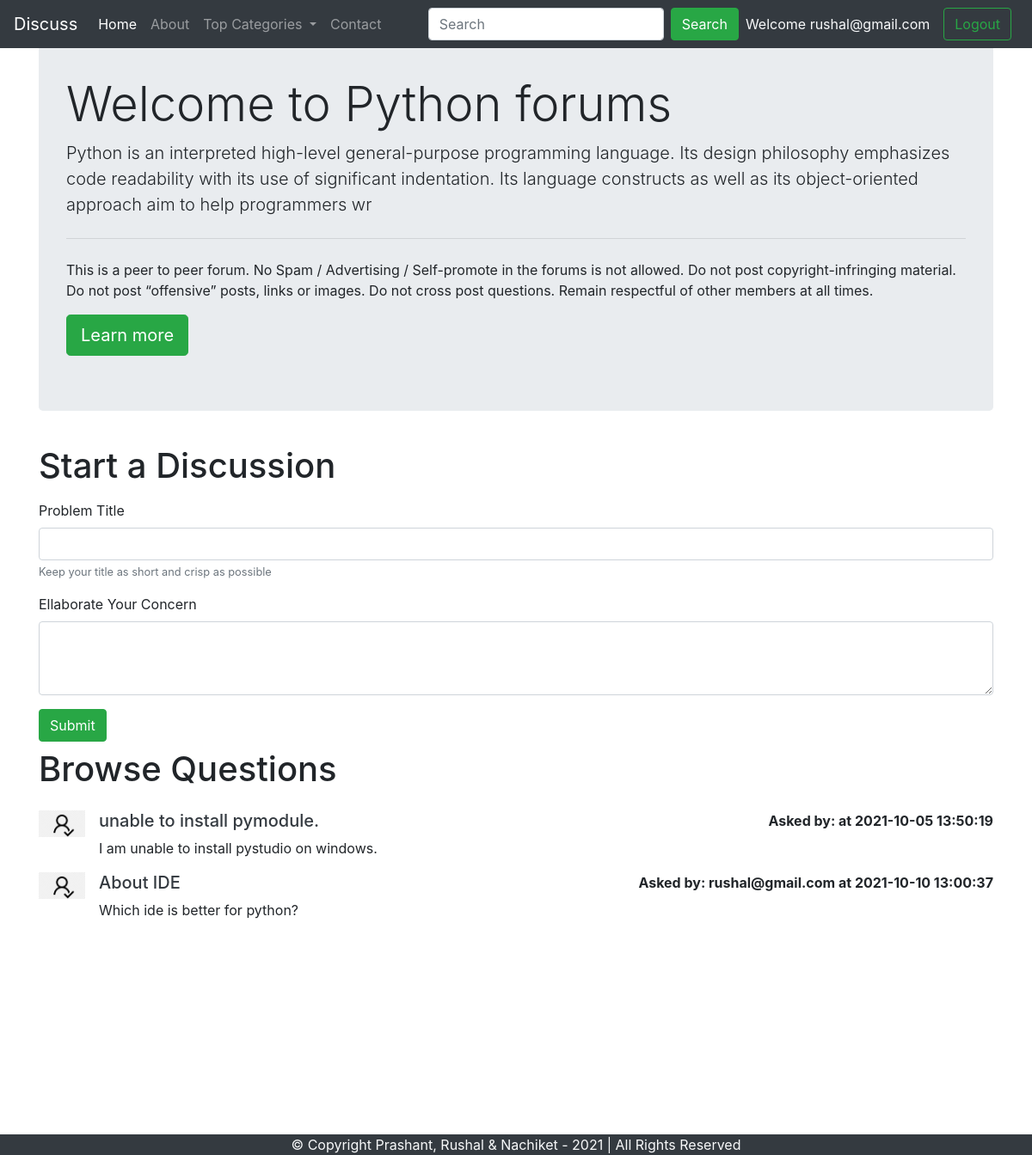
The app's page /threadlist.php?catid=1 (signed in) with its own data.
### tables this page shows
CREATE TABLE `categories` (
  `category_id` int(8) NOT NULL,
  `category_name` varchar(255) NOT NULL,
  `category_description` varchar(255) NOT NULL,
  `created` datetime NOT NULL DEFAULT current_timestamp()
);

CREATE TABLE `threads` (
  `thread_id` int(7) NOT NULL,
  `thread_title` varchar(255) NOT NULL,
  `thread_desc` text NOT NULL,
  `thread_cat_id` int(7) NOT NULL,
  `thread_user_id` int(7) NOT NULL,
  `timestamp` datetime NOT NULL DEFAULT current_timestamp()
);

CREATE TABLE `users` (
  `sno` int(8) NOT NULL,
  `user_email` varchar(255) NOT NULL,
  `user_pass` varchar(255) NOT NULL,
  `timestamp` datetime NOT NULL DEFAULT current_timestamp()
);

### threadlist.php (the view, shortened to what this page needs)
<!doctype html>
<html lang="en">
<head>
    <link rel="stylesheet" href="https://stackpath.bootstrapcdn.com/bootstrap/4.5.0/css/bootstrap.min.css"
>
</head>
<body>
    <?php include 'partials/_dbconnect.php';?>
    <?php include 'partials/_header.php';?>
    <?php
    $id = $_GET['catid'];
    $sql = "SELECT * FROM `categories` WHERE category_id=$id";
    $result = mysqli_query($conn, $sql);
    while($row = mysqli_fetch_assoc($result)){
        $catname = $row['category_name'];
        $catdesc = $row['category_description'];
    }
    ?>
    <div class="container my-4">
        <div class="jumbotron">
            <h1 class="display-4">Welcome to <?php echo $catname;?> forums</h1>
            <p class="lead"> <?php echo $catdesc;?></p>
            <hr class="my-4">
            <p>This is a peer to peer forum. No Spam / Advertising / Self-promote in the forums is not allowed. Do not
                post copyright-infringing material. Do not post “offensive” posts, links or images. Do not cross post
                questions. Remain respectful of other members at all times.</p>
            <a class="btn btn-success btn-lg" href="#" role="button">Learn more</a>
        </div>
    </div>
    <?php
    if(isset($_SESSION['loggedin']) && $_SESSION['loggedin']==true){
    echo '<div class="container">
            <h1 class="py-2">Start a Discussion</h1>
            <form action="'. $_SERVER["REQUEST_URI"] . '" method="post">
                <div class="form-group">
                    <label for="exampleInputEmail1">Problem Title</label>
                    <input type="text" class="form-control" id="title" name="title" aria-describedby="emailHelp">
                    <small id="emailHelp" class="form-text text-muted">Keep your title as short and crisp as
                        possible</small>
                </div>
                <input type="hidden" name="sno" value="'. $_SESSION["sno"]. '">
                <div class="form-group">
                    <label for="exampleFormControlTextarea1">Ellaborate Your Concern</label>
                    <textarea class="form-control" id="desc" name="desc" rows="3"></textarea>
                </div>
                <button type="submit" class="btn btn-success">Submit</button>
            </form>
        </div>';
    }
    ?>
    <div class="container mb-5" id="ques">
        <h1 class="py-2">Browse Questions</h1>
        <?php
    $id = $_GET['catid'];
    $sql = "SELECT * FROM `threads` WHERE thread_cat_id=$id";
    $result = mysqli_query($conn, $sql);
    while($row = mysqli_fetch_assoc($result)){
        $id = $row['thread_id'];
        $title = $row['thread_title'];
        $desc = $row['thread_desc'];
        $thread_time = $row['timestamp'];
        $thread_user_id = $row['thread_user_id'];
        $sql2 = "SELECT user_email FROM `users` WHERE sno='$thread_user_id'";
        $result2 = mysqli_query($conn, $sql2);
        $row2 = mysqli_fetch_assoc($result2);
        echo '<div class="media my-3">
            <img src="img/userdefault.png" width="54px" class="mr-3" alt="...">
            <div class="media-body">'.
             '<h5 class="mt-0"> <a class="text-dark" href="thread.php?threadid=' . $id. '">'. $title . ' </a></h5>
                '. $desc . ' </div>'.'<div class="font-weight-bold my-0"> Asked by: '. $row2['user_email'] . ' at '. $thread_time . '</div>'.
            '</div>';
        }
    ?>
    </div>
    <?php include 'partials/_footer.php';?>
</body>
</html>

### threadlist.php (style rules this page uses)
#ques { min-height: 433px; }

### records on screen
categories: category_name "Python", category_description "Python is an interpreted high-level general-purpose programming language. Its design philosophy emphasizes code readability with its use of significant indentation. Its language constructs as well as its object-oriented approach aim to help programmers wr"
threads: thread_title "unable to install pymodule.", thread_desc "I am unable to install pystudio on windows.", timestamp "2021-10-05 13:50:19"
threads: thread_title "About IDE", thread_desc "Which ide is better for python?", users.user_email "rushal@gmail.com", timestamp "2021-10-10 13:00:37"

### other values on screen
$_SESSION['user_email'] "rushal@gmail.com"
